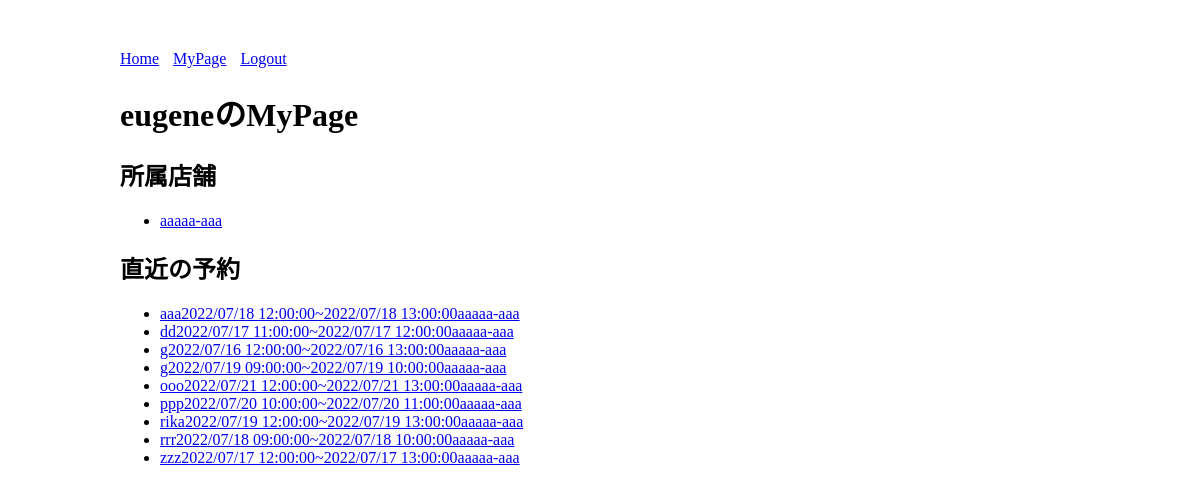
The page /mypage/ (signed in) on the database as committed earlier.
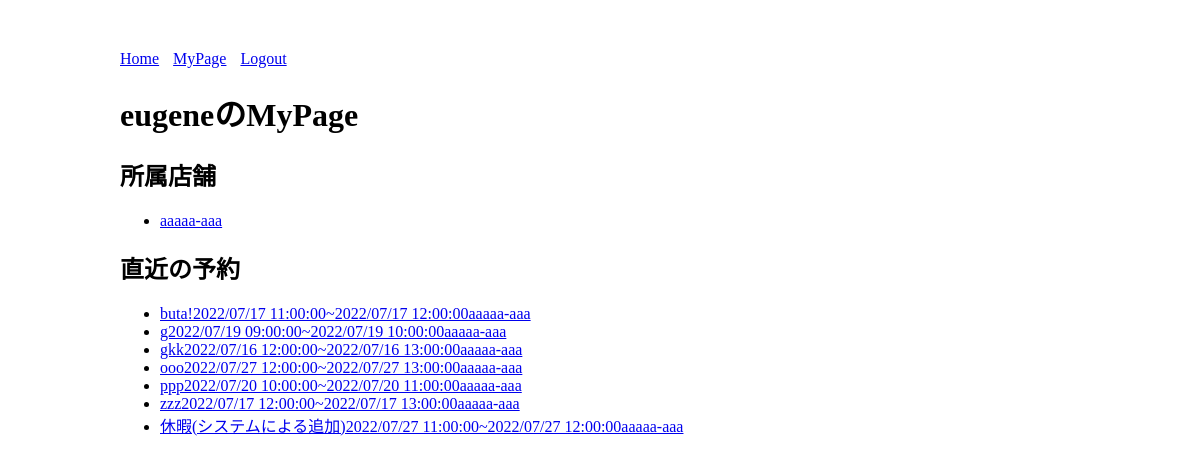
The same page on the database as committed later.
### booking/models.py (models this page shows, shortened)
class Staff(models.Model):
    name = models.CharField('表示名', max_length=50)
    user = models.ForeignKey(
        settings.AUTH_USER_MODEL, verbose_name='ログインユーザー', on_delete=models.CASCADE
    )
    store = models.ForeignKey(
        Store, verbose_name='店舗', on_delete=models.CASCADE
    )
    class Meta:
        constraints = [
            models.UniqueConstraint(fields=['user', 'store'], name='unique_staff'),
        ]
    def __str__(self):
        return f'{self.store.name}-{self.name}'

class Store(models.Model):
    name = models.CharField('店名', max_length=255)

class Schedule(models.Model):
    start = models.DateTimeField('開始時間')
    end = models.DateTimeField('終了時間')
    name = models.CharField('予約者名', max_length=50)
    staff = models.ForeignKey( Staff, verbose_name='スタッフ', on_delete=models.CASCADE)
    def __str__(self):
        start = timezone.localtime(self.start).strftime('%Y/%m/%d %H:%M:%S')
        end = timezone.localtime(self.end).strftime('%Y/%m/%d %H:%M:%S')
        return f'{self.name}{start}~{end}{self.staff}'

### booking/views.py (the view)
# urls.py: path('mypage/', MyPage.as_view(), name='my_page'),
class MyPage(LoginRequiredMixin, TemplateView):
    template_name = 'booking/my_page.html'
    def get_context_data(self, **kwargs):
        context = super().get_context_data(**kwargs)
        context['staff_list'] = Staff.objects.filter(user=self.request.user).order_by('name')
        context['schedule_list'] = Schedule.objects.filter(staff__user=self.request.user, start__gte=timezone.now()).order_by('name')
        return context

### booking/templates/booking/my_page.html
{% extends 'booking/base.html' %}
{% block content %}
    <h1>{{ user.username }}のMyPage</h1>
    <h2>所属店舗</h2>
    <ul>
        {% for staff in staff_list %}
        <li><a href="{% url 'my_page_calendar' staff.pk %}">{{ staff }}</a></li>
        {% empty %}
            <li>まだ店舗がありません。</li>
        {% endfor %}
    </ul>
    <h2>直近の予約</h2>
    <ul>
        {% for schedule in schedule_list %}
            <li><a href="{% url 'my_page_schedule' schedule.pk %}">{{ schedule }}</a></li>
        {% empty %}
            <li>予約はありません。</li>
        {% endfor %}
    </ul>
{% endblock %}

### booking/templates/booking/base.html (shortened to what this page needs)
<!doctype html>
<html lang="ja">
    <head>
    </head>
    <body>
        <nav>
            <a href="{% url 'store_list' %}">Home</a>
            {% if user.is_authenticated %}
                <a href="{% url 'my_page' %}">MyPage</a>
                <a href="{% url 'logout' %}">Logout</a>
            {% else %}
            <a href="{% url 'login' %}">Login</a>
            {% endif %}
        </nav>
        {% block content %}
        {% endblock %}
    </body>
</html>

### booking/templates/booking/base.html (style rules this page uses)
body { width: 960px; margin: 0 auto; padding-top: 50px; }
nav > a { margin-right: 10px; }

Rows that differ between the two databases and show on the page:
removed Schedule: start+end+name "aaa2022/07/18 12:00:00~2022/07/18 13:00:00aaaaa-aaa"
removed Schedule: start+end+name "dd2022/07/17 11:00:00~2022/07/17 12:00:00aaaaa-aaa"
removed Schedule: start+end+name "rika2022/07/19 12:00:00~2022/07/19 13:00:00aaaaa-aaa"
removed Schedule: start+end+name "rrr2022/07/18 09:00:00~2022/07/18 10:00:00aaaaa-aaa"
added Schedule: start+end+name "buta!2022/07/17 11:00:00~2022/07/17 12:00:00aaaaa-aaa"
shown differently, row unchanged: Schedule "g2022/07/19 09:00:00~2022/07/19 10:00:00aaaaa-aaa": moves up the list
changed Schedule: start+end+name "g2022/07/16 12:00:00~2022/07/16 13:00:00aaaaa-aaa" → "gkk2022/07/16 12:00:00~2022/07/16 13:00:00aaaaa-aaa"
changed Schedule: start+end+name "ooo2022/07/21 12:00:00~2022/07/21 13:00:00aaaaa-aaa" → "ooo2022/07/27 12:00:00~2022/07/27 13:00:00aaaaa-aaa"
added Schedule: start+end+name "休暇(システムによる追加)2022/07/27 11:00:00~2022/07/27 12:00:00aaaaa-aaa"
